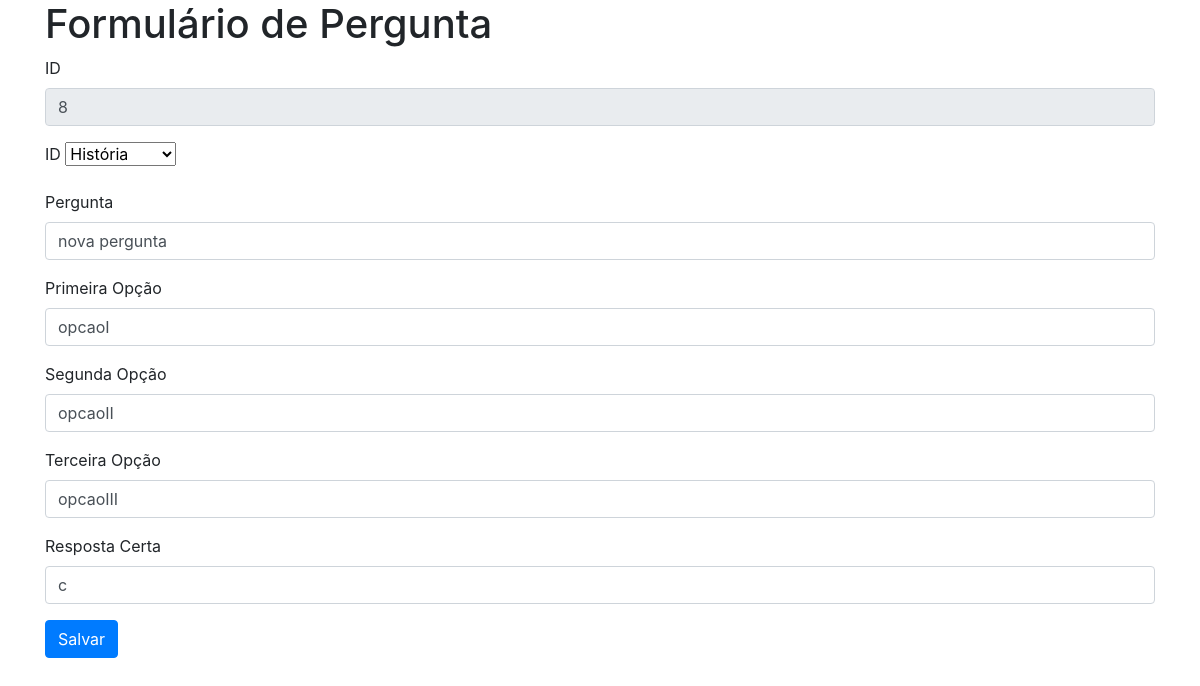
/quiz/editar.php?id=8 (signed in), run on the app's committed database.
### tables this page shows
CREATE TABLE `questao` (
  `id` int(11) NOT NULL,
  `pergunta` varchar(100) NOT NULL,
  `opcao_a` varchar(100) NOT NULL,
  `opcao_b` varchar(100) NOT NULL,
  `opcao_c` varchar(100) NOT NULL,
  `resposta` char(1) NOT NULL,
  `categoria_id` int(11) NOT NULL
);

### quiz/editar.php (called while the page is built, shortened)
<?php
  include_once "funcao.php";
  $id = $_GET['id'];
  $questao = obterQuestaoById($id);
  include_once "formulario.php";
 ?>

### quiz/funcao.php (called while the page is built, shortened)
<?php
  function obterConexao() {
    $conexao = mysqli_connect("localhost", "root", "123456", "quiz");
    mysqli_set_charset($conexao, 'utf8');
    return $conexao;
  }
  function obterQuestaoById($id) {
    $conexao = obterConexao();
    $sql = "select * from questao where id=?";
    $sentenca = mysqli_prepare($conexao, $sql);
    mysqli_stmt_bind_param($sentenca, "i", $id);
    mysqli_stmt_execute($sentenca);
    $resultado = mysqli_stmt_get_result($sentenca);
    $questao = mysqli_fetch_array($resultado, MYSQLI_ASSOC);
    return $questao;
  }
   function obterCategorias() {
     $conexao = obterConexao();
     $resultado = mysqli_query($conexao,
             "SELECT * FROM categoria ORDER BY descricao");
     $categorias = array();
     if ($resultado) {
       $categorias = mysqli_fetch_all($resultado,
           MYSQLI_ASSOC);
     }
     return $categorias;
   }
 ?>

### quiz/formulario.php (the view, shortened to what this page needs)
<?php
  include_once "funcao.php";
  $categorias = obterCategorias();
 ?>
<!DOCTYPE html>
<html lang="en" dir="ltr">
  <head>
    <link rel="stylesheet" href="https://stackpath.bootstrapcdn.com/bootstrap/4.3.1/css/bootstrap.min.css">
  </head>
  <body>
      <div class="container">
        <h1>Formulário de Pergunta</h1>
        <form action="salvar.php" method="post">
          <div class="form-group">
            <label for="id">ID</label>
            <input readonly type="text" class="form-control" id="id" name="id" value="<?php echo $questao['id'] ?>">
          </div>
          <div class="form-group">
            <label for="id">ID</label>
            <select name="categoria_id">
              <?php
                foreach ($categorias as $categoria) {
                  $selecione = ($categoria["id"] == $questao["categoria_id"]) ? "selected" : "";
                  echo "<option value='{$categoria['id']}' {$selecione}>{$categoria['descricao']}</option>";
                }
               ?>
            </select>
          </div>
          <div class="form-group">
            <label for="pergunta">Pergunta</label>
            <input type="text" class="form-control" id="pergunta" placeholder="Informe a pergunta" name="pergunta" value="<?php echo $questao['pergunta'] ?>">
          </div>
          <div class="form-group">
            <label for="opcao_a">Primeira Opção</label>
            <input type="text" class="form-control" id="opcao_a" placeholder="Informe a primeira opção" name="opcao_a"  value="<?php echo $questao['opcao_a'] ?>">
          </div>
          <div class="form-group">
            <label for="opcao_b">Segunda Opção</label>
            <input type="text" class="form-control" id="opcao_b" placeholder="Informe a segunda opção" name="opcao_b"  value="<?php echo $questao['opcao_b'] ?>">
          </div>
          <div class="form-group">
            <label for="opcao_c">Terceira Opção</label>
            <input type="text" class="form-control" id="opcao_c" placeholder="Informe a terceira opção" name="opcao_c"  value="<?php echo $questao['opcao_c'] ?>">
          </div>
          <div class="form-group">
            <label for="resposta">Resposta Certa</label>
            <input type="text" class="form-control" id="resposta" placeholder="Informe a resposta certa" name="resposta"  value="<?php echo $questao['resposta'] ?>">
          </div>
          <button type="submit" class="btn btn-primary">Salvar</button>
        </form>
      </div>
  </body>
</html>

### data on the page
questao: id "8", pergunta "nova pergunta", opcao_a "opcaoI", opcao_b "opcaoII", opcao_c "opcaoIII", resposta "c"

### other printed values
form field categoria_id "História"
